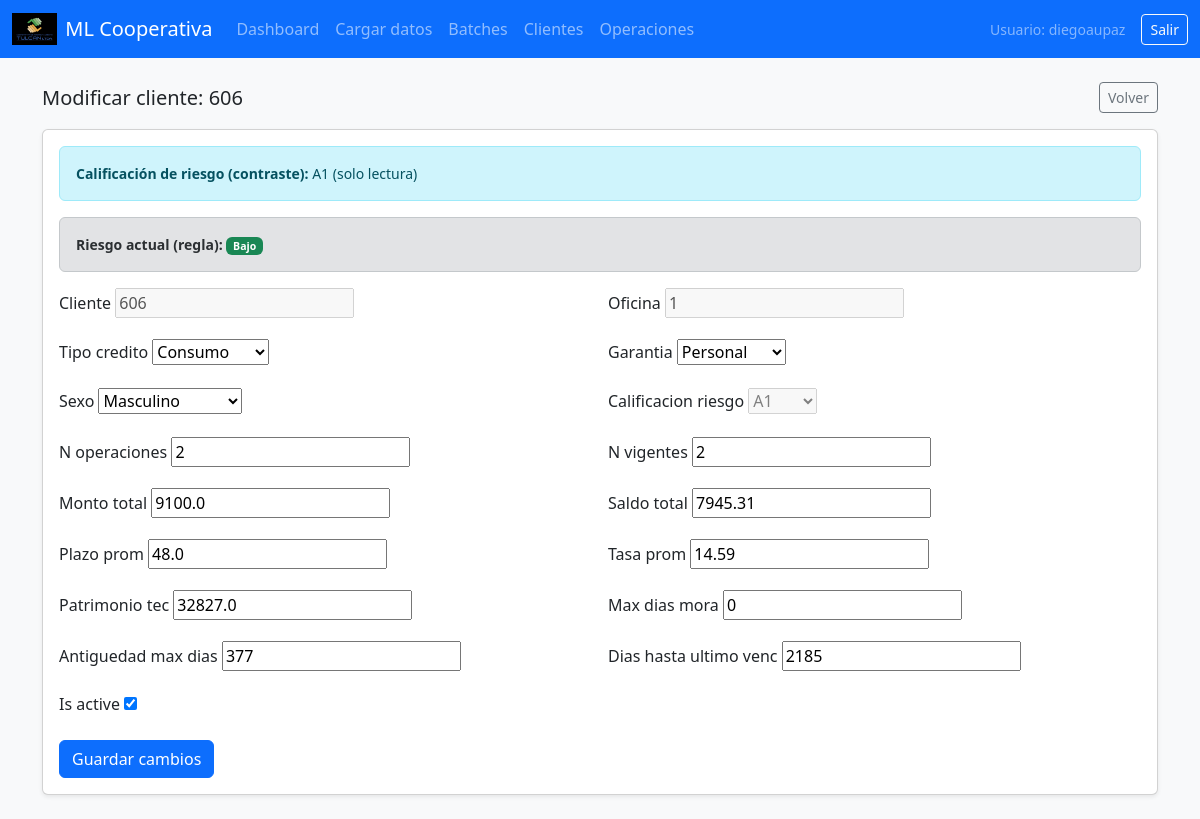
Page /data/customers/606/edit/ (signed in) on the committed database.
### datahub/models.py (models this page shows)
class CustomerAggregate(models.Model):
    batch = models.ForeignKey(DataBatch, null=True, blank=True, on_delete=models.SET_NULL)
    SEX_CHOICES = [
        ("M", "Masculino"),
        ("F", "Femenino"),
        ("O", "Otro/No declara"),
    ]
    TIPO_CREDITO_CHOICES = [
        ("CONSUMO", "Consumo"),
        ("MICROCREDITO", "Microcrédito"),
        ("COMERCIAL", "Comercial"),
        ("VIVIENDA", "Vivienda"),
    ]
    GARANTIA_CHOICES = [
        ("PERSONAL", "Personal"),
        ("HIPOTECARIA", "Hipotecaria"),
        ("PRENDARIA", "Prendaria"),
        ("SOLIDARIA", "Solidaria"),
    ]
    CALIF_CHOICES = [
        ("A1","A1"), ("A2","A2"), ("A3","A3"),
        ("B1","B1"), ("B2","B2"),
        ("C1","C1"), ("C2","C2"),
        ("D","D"), ("E","E"),
    ]
    cliente = models.CharField(max_length=32, unique=True)
    oficina = models.CharField(max_length=32, blank=True, default="")  # si luego quieres choices, lo hacemos
    tipo_credito = models.CharField(max_length=64, blank=True, default="", choices=TIPO_CREDITO_CHOICES)
    garantia = models.CharField(max_length=64, blank=True, default="", choices=GARANTIA_CHOICES)
    sexo = models.CharField(max_length=8, blank=True, default="", choices=SEX_CHOICES)
    calificacion_riesgo = models.CharField(max_length=8, blank=True, default="", choices=CALIF_CHOICES)
    riesgo_actual = models.BooleanField(default=False)
    n_operaciones = models.IntegerField(null=True, blank=True)
    n_vigentes = models.IntegerField(null=True, blank=True)
    monto_total = models.FloatField(null=True, blank=True)
    saldo_total = models.FloatField(null=True, blank=True)
    plazo_prom = models.FloatField(null=True, blank=True)
    tasa_prom = models.FloatField(null=True, blank=True)
    patrimonio_tec = models.FloatField(null=True, blank=True)
    max_dias_mora = models.IntegerField(null=True, blank=True)
    antiguedad_max_dias = models.IntegerField(null=True, blank=True)
    dias_hasta_ultimo_venc = models.IntegerField(null=True, blank=True)
    is_active = models.BooleanField(default=True)
    ml_proba_last = models.FloatField(null=True, blank=True)   # 0..1
    ml_pred_last = models.BooleanField(null=True, blank=True)  # True=alto, False=bajo
    ml_scored_at = models.DateTimeField(null=True, blank=True)
    ml_scored_by = models.CharField(max_length=150, blank=True, default="")
    created_at = models.DateTimeField(auto_now_add=True)
    updated_at = models.DateTimeField(auto_now=True)

### datahub/views.py (the view, shortened to what this page needs)
# urls.py: path("customers/<str:cliente>/edit/", views.customer_edit, name="customer_edit"),
@login_required
def customer_edit(request, cliente):
    obj = get_object_or_404(CustomerAggregate, cliente=cliente)
    form = CustomerAggregateForm(instance=obj)
    return render(request, "datahub/customer_edit.html", {"form": form, "c": obj})

### datahub/forms.py (shortened to what this page needs)
class CustomerAggregateForm(forms.ModelForm):
    class Meta:
        model = CustomerAggregate
        exclude = ["batch", "created_at", "updated_at", "riesgo_actual","ml_proba_last", "ml_pred_last", "ml_scored_at", "ml_scored_by"]  # y lo que estés excluyendo
    def __init__(self, *args, **kwargs):
        super().__init__(*args, **kwargs)
        if "cliente" in self.fields:
            self.fields["cliente"].disabled = True
        if "calificacion_riesgo" in self.fields:
            self.fields["calificacion_riesgo"].disabled = True
        if "tipo_credito" in self.fields:
            self.fields["tipo_credito"].choices = TIPOS_CREDITO_PERMITIDOS  # limita los valores permitidos
        if "oficina" in self.fields:
            self.fields["oficina"].disabled = True

### templates/datahub/customer_edit.html (shortened to what this page needs)
{% extends "base.html" %}
{% block content %}
<div class="d-flex align-items-center justify-content-between mb-3">
  <h5 class="mb-0">Modificar cliente: {{ c.cliente }}</h5>
  <a class="btn btn-outline-secondary btn-sm" href="{% url 'customer_detail' c.cliente %}">Volver</a>
</div>
<div class="card shadow-sm">
  <div class="card-body">
    <div class="alert alert-info small">
      <b>Calificación de riesgo (contraste):</b> {{ c.calificacion_riesgo }} (solo lectura)
    </div>
    <div class="alert alert-secondary small">
      <b>Riesgo actual (regla):</b>
      {% if c.riesgo_actual %}<span class="badge bg-danger">Alto</span>{% else %}<span class="badge bg-success">Bajo</span>{% endif %}
    </div>
    <form method="post" class="row g-3">
      {% for field in form %}
        <div class="col-12 col-md-6">
          <label class="form-label">{{ field.label }}</label>
          {{ field }}
        </div>
      {% endfor %}
      <div class="col-12">
        <button class="btn btn-primary" type="submit">Guardar cambios</button>
      </div>
    </form>
  </div>
</div>
{% endblock %}

### templates/base.html (shortened to what this page needs)
{% load static %}
<!doctype html>
<html lang="es">
<head>
  <link href="https://cdn.jsdelivr.net/npm/bootstrap@5.3.3/dist/css/bootstrap.min.css" rel="stylesheet">
</head>
<body class="bg-light">
<nav class="navbar navbar-expand-lg navbar-dark bg-primary">
  <div class="container-fluid">
    <a class="navbar-brand d-flex align-items-center gap-2" href="{% url 'dashboard' %}">
      <img src="{% static 'img/logo.png' %}" alt="Logo" style="height:32px;" onerror="this.style.display='none'">
      <span>ML Cooperativa</span>
    </a>
    <div class="collapse navbar-collapse">
      {% if user.is_authenticated %}
      <ul class="navbar-nav me-auto">
        <li class="nav-item"><a class="nav-link" href="{% url 'dashboard' %}">Dashboard</a></li>
        <li class="nav-item"><a class="nav-link" href="{% url 'upload_data' %}">Cargar datos</a></li>
        <li class="nav-item"><a class="nav-link" href="{% url 'batches' %}">Batches</a></li>
        <li class="nav-item"><a class="nav-link" href="{% url 'customers_list' %}">Clientes</a></li>
        <li class="nav-item"><a class="nav-link" href="{% url 'operations_list' %}">Operaciones</a></li>
      </ul>
      <div class="d-flex align-items-center gap-3">
        <span class="text-white-50 small">Usuario: {{ user.username }}</span>
        <form method="post" action="{% url 'logout' %}" class="d-inline">
          <button type="submit" class="btn btn-outline-light btn-sm">Salir</button>
        </form>
      </div>
      {% endif %}
    </div>
  </div>
</nav>
<div class="container py-4">
  {% block content %}{% endblock %}
</div>
</body>
</html>

### rows in the picture
CustomerAggregate: cliente "606", calificacion_riesgo "A1", form "606" "1" "Consumo" "Personal" "Masculino" "A1" "2" "2" "9100.0" "7945.31" "48.0" "14.59" "32827.0" "0" "377" "2185" "☑"

### other values in the picture
{{ user.username }} "diegoaupaz"
{{ field.label }} "Cliente" "Oficina" "Tipo credito" "Garantia" "Sexo" "Calificacion riesgo" "N operaciones" "N vigentes" "Monto total" "Saldo total" "Plazo prom" "Tasa prom" "Patrimonio tec" "Max dias mora" "Antiguedad max dias" "Dias hasta ultimo venc" "Is active"
